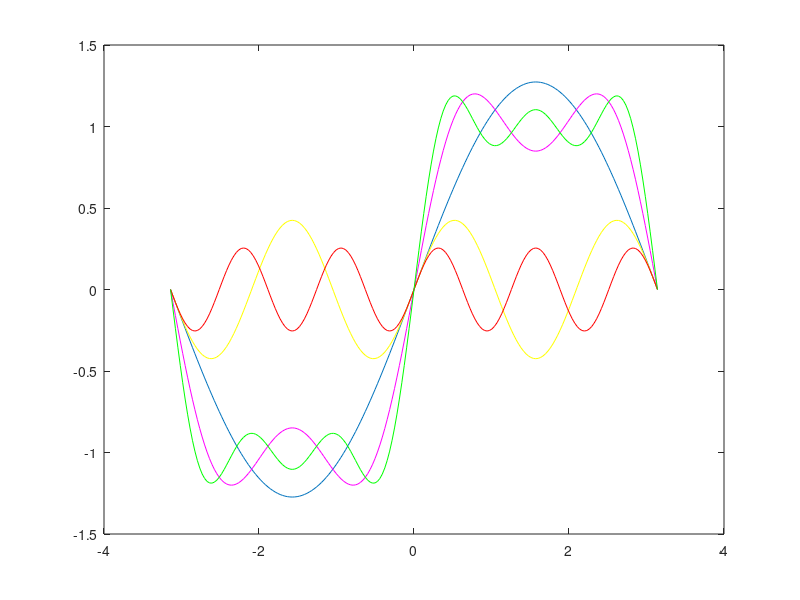

Here is the MATLAB script that generated this plot:
t = linspace(-pi, pi, 201);
a1 = (4/pi) * sin(t);
plot(t, a1)
a3 = (4/pi)*(1/3)*sin(3*t);
hold on
plot(t, a3, 'y')
f2 = a1+a3;
plot(t,f2,'m');
a5 = (4/pi)*sin(5*t)/5;
plot(t,a5,'r')
f3 = f2 + a5;
plot(t, f3, 'g')

